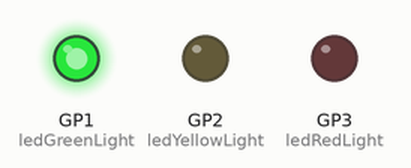
The program below on a simulated Raspberry Pi Pico running MicroPython. On the bench: output pins drawn as LEDs (lit = HIGH).

Above: at 0.5 s.
At 1.5 s:
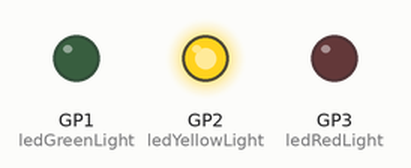
At 5.5 s:
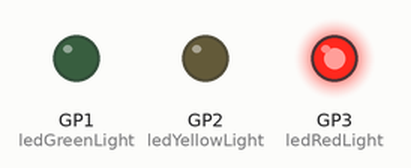
Timing chart, 0 to 6.9 s (numbered marks = the images above):
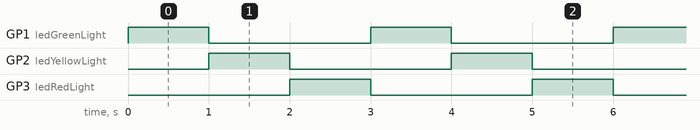

Measured:
- by itself, GP1 (ledGreenLight), GP2 (ledYellowLight), GP3 (ledRedLight): alternates HIGH for 1.0 s and LOW for 2.0 s
- by itself, everything shown: repeats every 3.0 s, in 3 steps

The program:

red_yellow_green.py
```python
from machine import Pin
import time

gp1=1
gp2=2
gp3=3

ledGreenLight = Pin(gp1, Pin.OUT)
ledYellowLight = Pin(gp2, Pin.OUT)
ledRedLight = Pin(gp3, Pin.OUT)

while True:
    ledGreenLight.on()
    ledYellowLight.off()
    ledRedLight.off()
    time.sleep(1)

    ledGreenLight.off()
    ledYellowLight.on()
    ledRedLight.off()
    time.sleep(1)

    ledGreenLight.off()
    ledYellowLight.off()
    ledRedLight.on()
    time.sleep(1)
```
